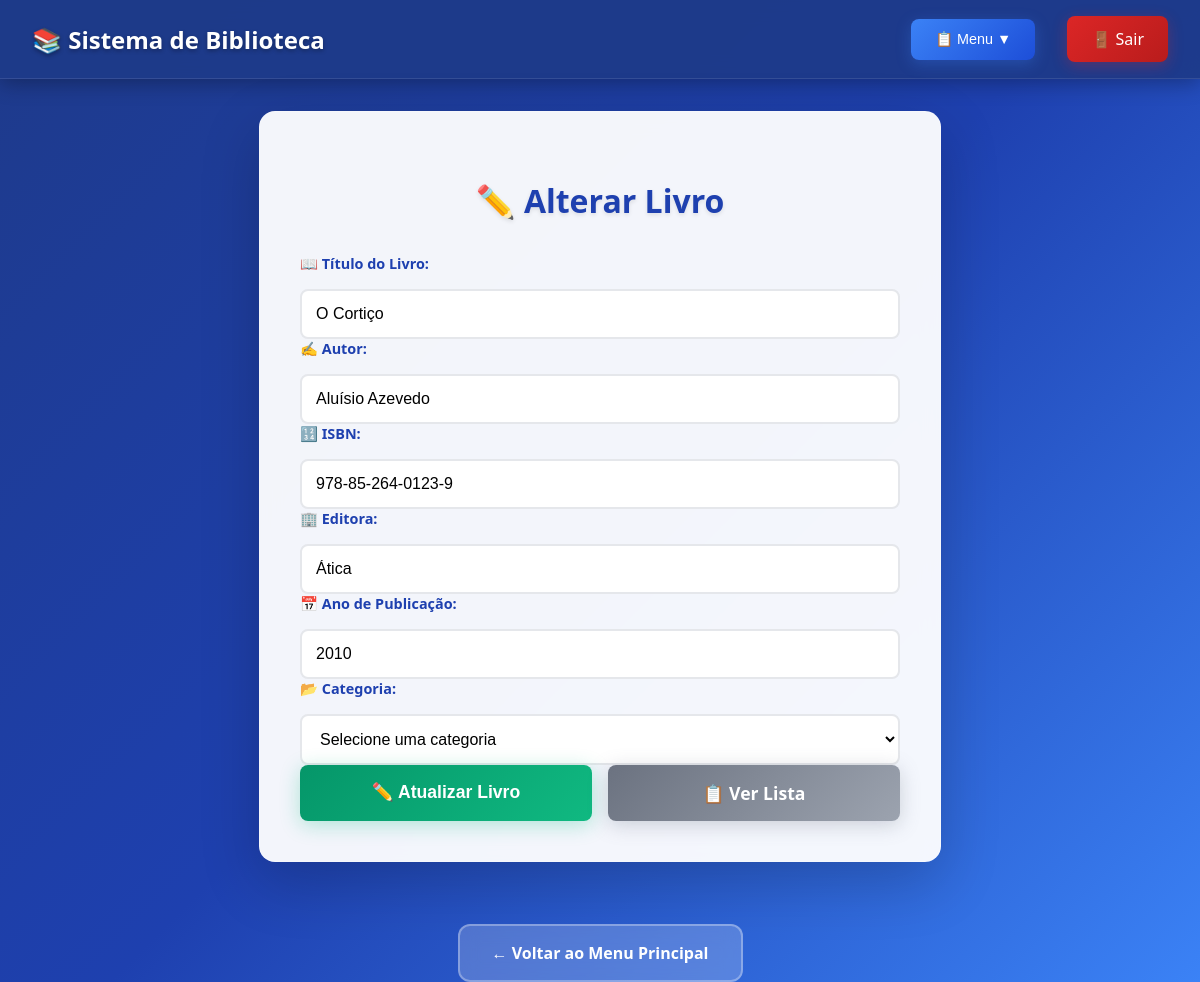
Screenshot of /alterar_produto.php?id_produto=2 (signed in) with the database file from the repository.
### tables this page shows
CREATE TABLE `produto` (
    id_produto INT AUTO_INCREMENT PRIMARY KEY,
    titulo VARCHAR(255) NOT NULL,
    autor VARCHAR(255) NOT NULL,
    isbn VARCHAR(20) UNIQUE,
    editora VARCHAR(100),
    ano_publicacao INT,
    categoria VARCHAR(50),
    data_cadastro TIMESTAMP DEFAULT CURRENT_TIMESTAMP
);

### alterar_produto.php (the view, shortened to what this page needs)
<?php
require_once 'conexao.php';
try {
    $pdo = new PDO('mysql:host=localhost;dbname=estoquebiblioteca', 'root', '');
    $pdo->setAttribute(PDO::ATTR_ERRMODE, PDO::ERRMODE_EXCEPTION);
} catch (PDOException $e) {
    die('Erro ao conectar ao banco de dados: ' . $e->getMessage());
}
$livro = null;
if (isset($_GET['id_produto'])) {
    $id = $_GET['id_produto'];
    $sql = "SELECT * FROM produto WHERE id_produto = :id_produto";
    $stmt = $pdo->prepare($sql);
    $stmt->bindParam(':id_produto', $id, PDO::PARAM_INT);
    $stmt->execute();
    $livro = $stmt->fetch(PDO::FETCH_ASSOC);
}
?>
<!DOCTYPE html>
<html lang="pt-BR">
<head>
</head>
<body>
    <header
        style="background: rgba(30, 58, 138, 0.95); backdrop-filter: blur(10px); padding: 1rem 2rem; box-shadow: 0 4px 20px rgba(0, 0, 0, 0.3); border-bottom: 1px solid rgba(255, 255, 255, 0.1);">
        <nav
            style="display: flex; justify-content: space-between; align-items: center; max-width: 1200px; margin: 0 auto;">
            <h1
                style="color: white; margin: 0; font-size: 1.5rem; font-weight: 600; text-shadow: 0 2px 4px rgba(0, 0, 0, 0.3);">
                📚 Sistema de Biblioteca
            </h1>
            <div style="display: flex; align-items: center; gap: 2rem;">
                <div style="position: relative; display: inline-block;">
                    <button onclick="toggleDropdown()"
                        style="background: linear-gradient(135deg, #3b82f6, #1d4ed8); color: white; border: none; padding: 0.75rem 1.5rem; border-radius: 8px; cursor: pointer; font-size: 0.9rem; font-weight: 500; transition: all 0.3s ease; box-shadow: 0 4px 15px rgba(59, 130, 246, 0.3);">
                        📋 Menu ▼
                    </button>
                </div>
                <a href="logout.php"
                    style="background: linear-gradient(135deg, #dc2626, #b91c1c); color: white; text-decoration: none; padding: 0.75rem 1.5rem; border-radius: 8px; font-weight: 500; transition: all 0.3s ease; box-shadow: 0 4px 15px rgba(220, 38, 38, 0.3);">
                    🚪 Sair
                </a>
            </div>
        </nav>
    </header>
    <main>
        <div class="container">
            <h2>✏️ Alterar Livro</h2>
            <?php if ($livro): ?>
                <form method="POST">
                    <div class="form-group">
                        <label for="titulo">📖 Título do Livro:</label>
                        <input type="text" id="titulo" name="titulo"
                            value="<?php echo htmlspecialchars($livro['titulo']); ?>" required>
                    </div>
                    <div class="form-group">
                        <label for="autor">✍️ Autor:</label>
                        <input type="text" id="autor" name="autor" value="<?php echo htmlspecialchars($livro['autor']); ?>"
                            required>
                    </div>
                    <div class="form-group">
                        <label for="isbn">🔢 ISBN:</label>
                        <input type="text" id="isbn" name="isbn" value="<?php echo htmlspecialchars($livro['isbn']); ?>"
                            required>
                    </div>
                    <div class="form-group">
                        <label for="editora">🏢 Editora:</label>
                        <input type="text" id="editora" name="editora"
                            value="<?php echo htmlspecialchars($livro['editora']); ?>" required>
                    </div>
                    <div class="form-group">
                        <label for="ano_publicacao">📅 Ano de Publicação:</label>
                        <input type="number" id="ano_publicacao" name="ano_publicacao"
                            value="<?php echo htmlspecialchars($livro['ano_publicacao']); ?>" min="1000"
                            max="<?php echo date('Y'); ?>" required>
                    </div>
                    <div class="form-group">
                        <label for="categoria">📂 Categoria:</label>
                        <select id="categoria" name="categoria" required>
                            <option value="">Selecione uma categoria</option>
                        </select>
                    </div>
                    <div class="btn-group">
                        <button type="submit" class="btn-primary">✏️ Atualizar Livro</button>
                        <a href="buscar_produto.php" class="btn-secondary">📋 Ver Lista</a>
                    </div>
                </form>
            <?php endif; ?>
        </div>
    </main>
    <center style="margin-top: 30px;">
            <a href="principal.php"
                style="display: inline-block; padding: 16px 32px; background: rgba(255, 255, 255, 0.2); color: #ffffff; text-decoration: none; border-radius: 12px; font-weight: 600; font-size: 16px; transition: all 0.3s ease; border: 2px solid rgba(255, 255, 255, 0.3); backdrop-filter: blur(10px);"
                onmouseover="this.style.background='rgba(255, 255, 255, 0.3)'; this.style.transform='translateY(-2px)'; this.style.boxShadow='0 8px 25px rgba(0, 0, 0, 0.2)';"
                onmouseout="this.style.background='rgba(255, 255, 255, 0.2)'; this.style.transform='translateY(0)'; this.style.boxShadow='none';">
                ← Voltar ao Menu Principal
            </a>
        </center>
</body>
</html>

### alterar_produto.php (style rules this page uses)
body { margin: 0; padding: 0; font-family: 'Segoe UI', Tahoma, Geneva, Verdana, sans-serif; background: linear-gradient(135deg, #1e3a8a 0%, #1e40af 50%, #3b82f6 100%); min-height: 100vh; color: #333; }
header { background: rgba(30, 58, 138, 0.95); backdrop-filter: blur(10px); padding: 1rem 2rem; box-shadow: 0 4px 20px rgba(0, 0, 0, 0.3); border-bottom: 1px solid rgba(255, 255, 255, 0.1); }
nav { display: flex; justify-content: space-between; align-items: center; max-width: 1200px; margin: 0 auto; }
h1 { color: white; margin: 0; font-size: 1.5rem; font-weight: 600; text-shadow: 0 2px 4px rgba(0, 0, 0, 0.3); }
button, a { text-decoration: none; font-weight: 500; }
main { display: flex; justify-content: center; align-items: center; min-height: calc(100vh - 100px); padding: 2rem; }
.container { background: rgba(255, 255, 255, 0.95); backdrop-filter: blur(10px); padding: 2.5rem; border-radius: 16px; box-shadow: 0 20px 60px rgba(0, 0, 0, 0.2); width: 100%; max-width: 600px; border: 1px solid rgba(255, 255, 255, 0.2); }
h2 { text-align: center; color: #1e40af; margin-bottom: 2rem; font-size: 2rem; font-weight: 600; text-shadow: 0 2px 4px rgba(0, 0, 0, 0.1); }
label { font-weight: 600; color: #1e40af; font-size: 0.9rem; display: block; margin-bottom: 0.5rem; }
input, select { padding: 0.875rem; border: 2px solid #e5e7eb; border-radius: 8px; font-size: 1rem; transition: all 0.3s ease; background: white; width: 100%; box-sizing: border-box; }
.form-group { display: flex; flex-direction: column; gap: 0.5rem; }
.btn-group { display: flex; gap: 1rem; width: 100%; box-sizing: border-box; }
.btn-primary { flex: 1; background: linear-gradient(135deg, #059669, #10b981); color: white; border: none; padding: 1rem; border-radius: 8px; font-size: 1.1rem; font-weight: 600; cursor: pointer; transition: all 0.3s ease; box-shadow: 0 4px 20px rgba(16, 185, 129, 0.3); display: flex; align-items: center; justify-content: center; gap: 0.5rem; }
.btn-secondary { flex: 1; background: linear-gradient(135deg, #6b7280, #9ca3af); color: white; text-decoration: none; padding: 1rem; border-radius: 8px; font-size: 1.1rem; font-weight: 600; text-align: center; display: flex; align-items: center; justify-content: center; gap: 0.5rem; transition: all 0.3s ease; box-shadow: 0 4px 20px rgba(107, 114, 128, 0.3); }

### rows the page displays
produto: titulo "O Cortiço", autor "Aluísio Azevedo", isbn "978-85-264-0123-9", editora "Ática", ano_publicacao "2010"
